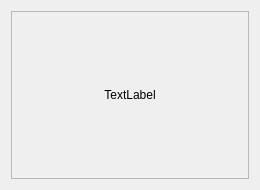
<?xml version="1.0" encoding="UTF-8"?>
<ui version="4.0">
 <class>dlgImage</class>
 <widget class="QDialog" name="dlgImage">
  <property name="geometry">
   <rect>
    <x>0</x>
    <y>0</y>
    <width>260</width>
    <height>190</height>
   </rect>
  </property>
  <property name="windowTitle">
   <string>Dialog</string>
  </property>
  <layout class="QGridLayout" name="gridLayout">
   <item row="0" column="0">
    <widget class="QScrollArea" name="scrollArea">
     <property name="widgetResizable">
      <bool>true</bool>
     </property>
     <widget class="QWidget" name="scrollAreaWidgetContents">
      <property name="geometry">
       <rect>
        <x>0</x>
        <y>0</y>
        <width>234</width>
        <height>164</height>
       </rect>
      </property>
      <layout class="QGridLayout" name="gridLayout_2">
       <item row="0" column="0">
        <widget class="MyLabel" name="label">
         <property name="cursor">
          <cursorShape>CrossCursor</cursorShape>
         </property>
         <property name="mouseTracking">
          <bool>true</bool>
         </property>
         <property name="text">
          <string>TextLabel</string>
         </property>
         <property name="alignment">
          <set>Qt::AlignCenter</set>
         </property>
        </widget>
       </item>
      </layout>
     </widget>
    </widget>
   </item>
  </layout>
 </widget>
 <customwidgets>
  <customwidget>
   <class>MyLabel</class>
   <extends>QLabel</extends>
   <header location="global">mylabel.h</header>
  </customwidget>
 </customwidgets>
 <resources/>
 <connections/>
</ui>
